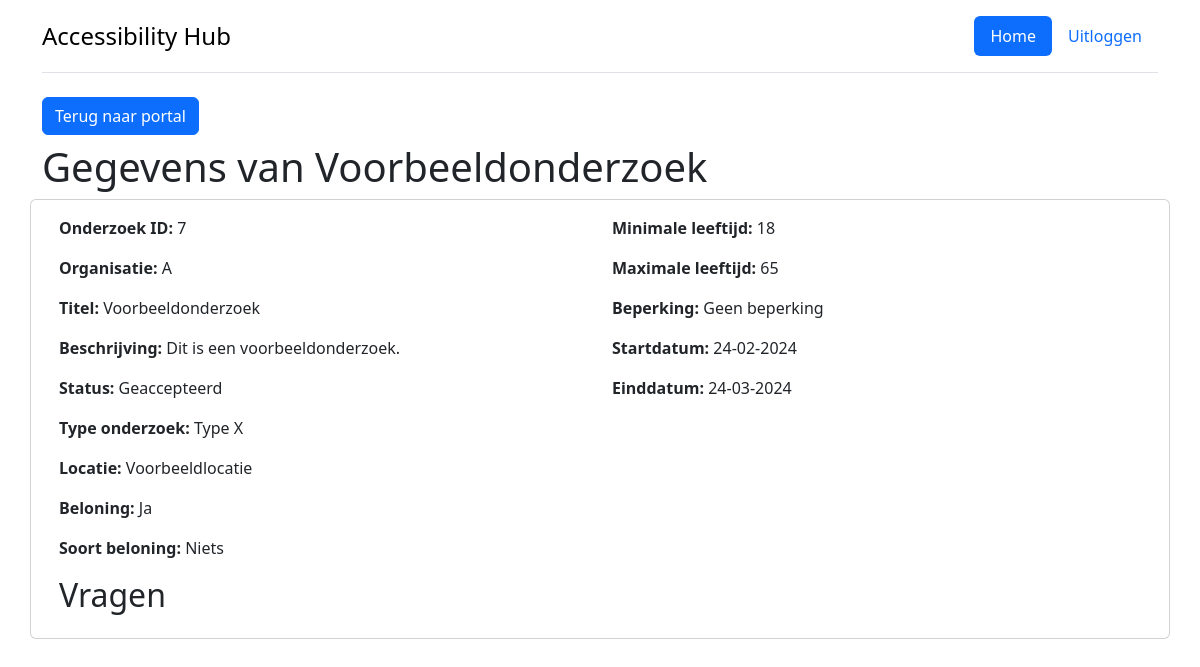
Page /medewerkers/onderzoek/7/ on the earlier database version.
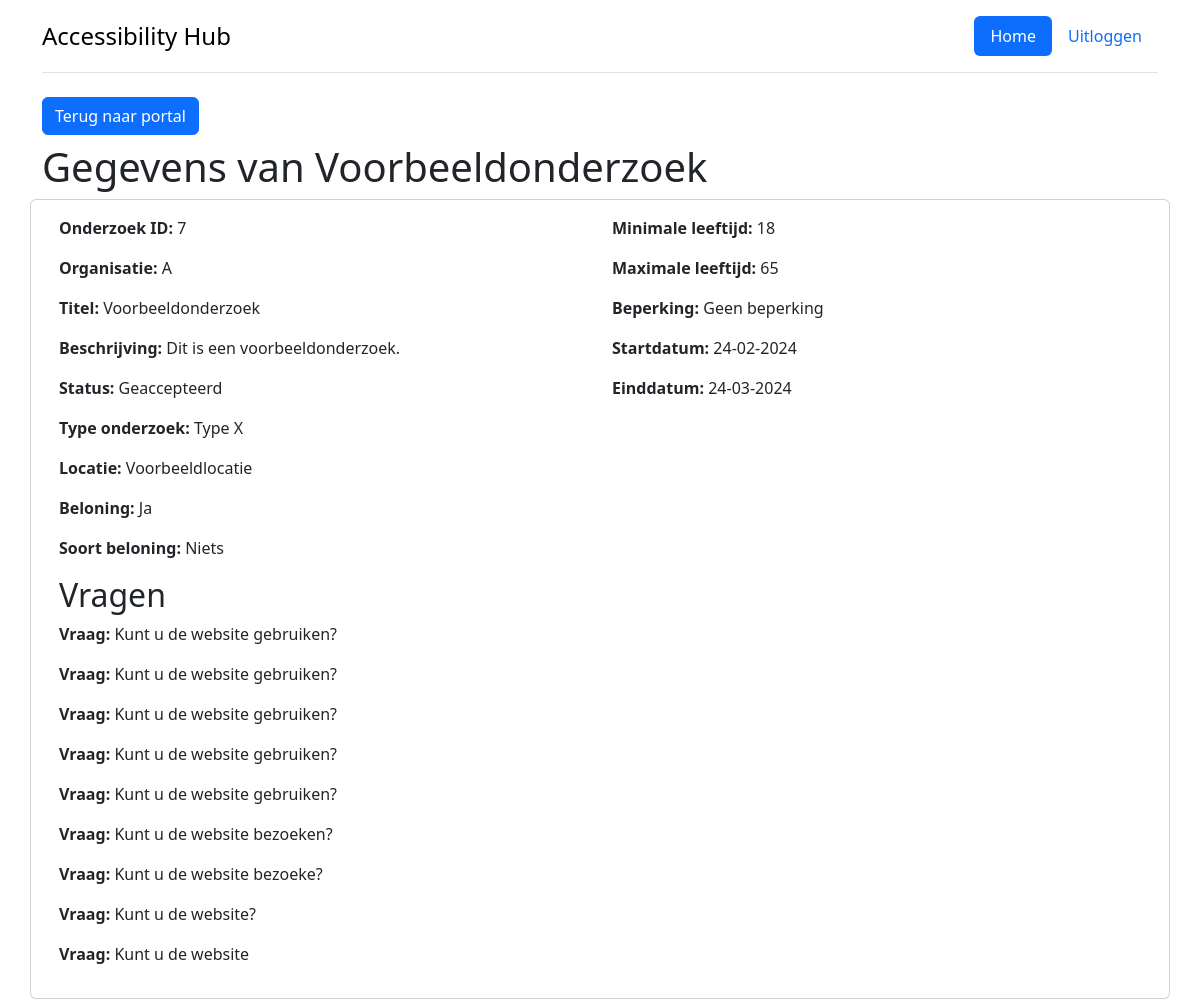
Same page on the later database version.
### companies/models.py (models this page shows)
class Onderzoek(models.Model):
    onderzoek_id = models.AutoField(primary_key=True)
    titel = models.CharField(max_length=255, unique=True)
    status = models.CharField(max_length=255, default='Nieuw')
    beschikbaar = models.BooleanField(default=True)
    beschrijving = models.TextField()
    startdatum = models.DateField()
    einddatum = models.DateField()
    type_onderzoek = models.CharField(max_length=255)
    locatie = models.CharField(max_length=255)
    met_beloning = models.BooleanField(default=False)
    beloning = models.CharField(max_length=255, blank=True, null=True)
    doelgroep_leeftijd_van = models.IntegerField()
    doelgroep_leeftijd_tot = models.IntegerField()
    doelgroep_beperking = models.CharField(max_length=255)
    organisatie = models.ForeignKey(Organisatie, on_delete=models.CASCADE, related_name='onderzoeken')
    class Meta:
        db_table = 'onderzoeken'

class Organisatie(AbstractUser):
    bedrijfsnaam = models.CharField(max_length=255)
    email = models.CharField(max_length=255, unique=True, db_column='email')
    token = models.CharField(max_length=255, unique=True)
    status = models.CharField(max_length=255, default='Nieuw')
    username = None
    USERNAME_FIELD = 'email'
    REQUIRED_FIELDS = []
    class Meta:
        db_table = 'organisaties'

class Vraag(models.Model):
    vraag_id = models.AutoField(primary_key=True)
    vraagtitel = models.CharField(max_length=255)
    beschrijving = models.TextField()
    categorie = models.CharField(max_length=255)
    onderzoek = models.ForeignKey(Onderzoek, on_delete=models.CASCADE, related_name='vragen')
    class Meta:
        db_table = 'vragen'

### administrators/views.py (the view)
def onderzoek(request, onderzoek_id):
    onderzoek = Onderzoek.objects.get(onderzoek_id=onderzoek_id)
    vragen = Vraag.objects.filter(onderzoek_id=onderzoek_id)
    return render(request, 'research.html', {'onderzoek': onderzoek, 'vragen': vragen})

### administrators/templates/research.html (shortened to what this page needs)
{% extends "base.html" %}
{% block content %}
    <div class="container">
        <div class="row">
            <div class="col-md-12">
                <a class="btn btn-primary mb-2" href="/medewerkers/portal/" role="button">Terug naar portal</a>
                <div class="row">
                    <div class="col-8 ">
                        <h1>Gegevens van {{ onderzoek.titel }}</h1>
                    </div>
                    <div class="card">
                        <div class="card-body">
                            <div class="row">
                                <div class="col-6">
                                    <p><b>Onderzoek ID:</b> {{ onderzoek.onderzoek_id }}</p>
                                    <p><b>Organisatie:</b> {{ onderzoek.organisatie.bedrijfsnaam }}</p>
                                    <p><b>Titel:</b> {{ onderzoek.titel }}</p>
                                    <p><b>Beschrijving:</b> {{ onderzoek.beschrijving }}</p>
                                    <p><b>Status:</b> {{ onderzoek.status }}</p>
                                    <p><b>Type onderzoek:</b> {{ onderzoek.type_onderzoek }}</p>
                                    <p><b>Locatie:</b> {{ onderzoek.locatie }}</p>
                                    <p><b>Beloning:</b> {% if onderzoek.met_beloning == 1 %}Ja{% else %}Nee{% endif %}
                                    </p>
                                    {% if onderzoek.beloning %}
                                        <p><b>Soort beloning:</b> {{ onderzoek.beloning }}</p>
                                    {% else %}
                                        <p><b>Soort beloning:</b> Niets</p>
                                    {% endif %}
                                </div>
                                <div class="col-6">
                                    <p><b>Minimale leeftijd:</b> {{ onderzoek.doelgroep_leeftijd_van }}</p>
                                    <p><b>Maximale leeftijd:</b> {{ onderzoek.doelgroep_leeftijd_tot }}</p>
                                    <p><b>Beperking:</b> {{ onderzoek.doelgroep_beperking }}</p>
                                    <p><b>Startdatum:</b> {{ onderzoek.startdatum|date:"d-m-Y" }}</p>
                                    <p><b>Einddatum:</b> {{ onderzoek.einddatum|date:"d-m-Y" }}</p>
                                </div>
                            </div>
                            <div class="row">
                                <div class="col-12">
                                    <h2>Vragen</h2>
                                    {% for vraag in vragen %}
                                        <p><b>Vraag:</b> {{ vraag.vraagtitel }}</p>
                                    {% endfor %}
                                </div>
                            </div>
                        </div>
                    </div>
                </div>
            </div>
        </div>
    </div>
{% endblock content %}

### administrators/templates/base.html (shortened to what this page needs)
{% load static %}
<!DOCTYPE html>
<html lang="nl">
<head>
    <link href="https://cdn.jsdelivr.net/npm/bootstrap@5.3.2/dist/css/bootstrap.min.css" rel="stylesheet">
</head>
<body>
{% include "header.html" %}
{% block content %}
{% endblock content %}
</body>
</html>

### administrators/templates/header.html
<div class="container">
    <header class="d-flex flex-wrap justify-content-center py-3 mb-4 border-bottom">
        <a href="/"
           class="d-flex align-items-center mb-3 mb-md-0 me-md-auto link-body-emphasis text-decoration-none">
            <span class="fs-4">Accessibility Hub</span>
        </a>
        <ul class="nav nav-pills">
            <li class="nav-item"><a href="#" class="nav-link active" aria-current="page">Home</a></li>
            <li class="nav-item"><a href="../logout" class="nav-link">Uitloggen</a></li>
        </ul>
    </header>
</div>

Differences in the rows shown:
added Vraag: vraagtitel "Kunt u de website gebruiken?"
added Vraag: vraagtitel "Kunt u de website gebruiken?"
added Vraag: vraagtitel "Kunt u de website gebruiken?"
added Vraag: vraagtitel "Kunt u de website gebruiken?"
added Vraag: vraagtitel "Kunt u de website gebruiken?"
added Vraag: vraagtitel "Kunt u de website bezoeken?"
added Vraag: vraagtitel "Kunt u de website bezoeke?"
added Vraag: vraagtitel "Kunt u de website?"
added Vraag: vraagtitel "Kunt u de website"
